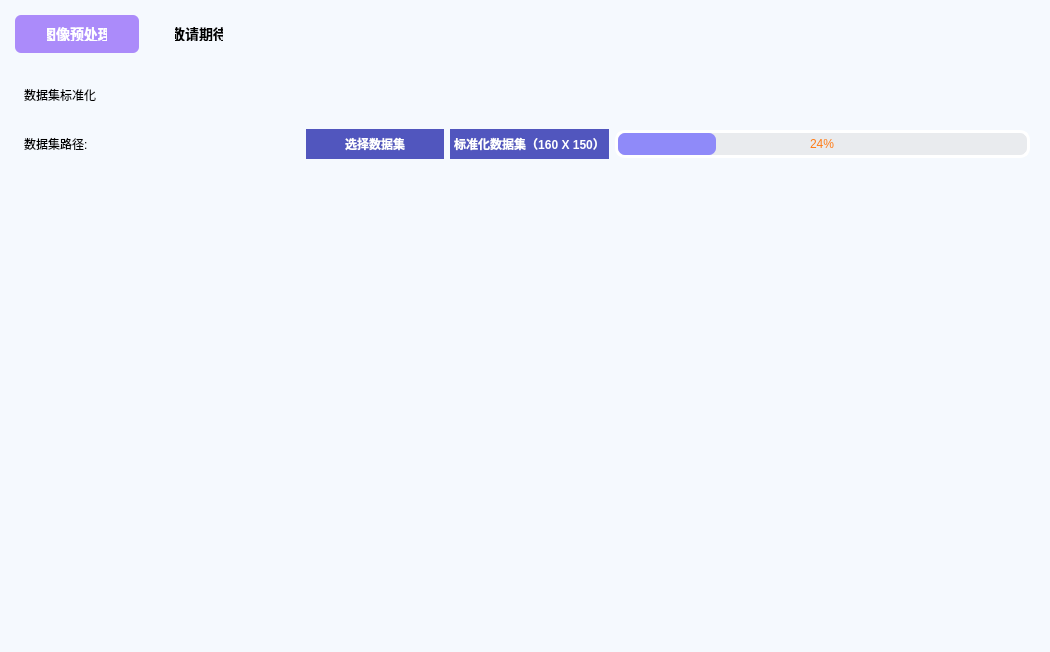
<?xml version="1.0" encoding="UTF-8"?>
<ui version="4.0">
 <class>AdditionFunctionWidget</class>
 <widget class="QWidget" name="AdditionFunctionWidget">
  <property name="geometry">
   <rect>
    <x>0</x>
    <y>0</y>
    <width>1050</width>
    <height>652</height>
   </rect>
  </property>
  <property name="windowTitle">
   <string>Form</string>
  </property>
  <property name="styleSheet">
   <string notr="true">background-color: rgb(245, 249, 254);</string>
  </property>
  <layout class="QVBoxLayout" name="verticalLayout">
   <item>
    <widget class="QTabWidget" name="tabWidget">
     <property name="styleSheet">
      <string notr="true">QTabWidget::pane{
left: 4px;
}
QTabBar::tab{
	left: 4px;
	font-size:14px;
	font-weight:bold;
	background-color: transparent;
	padding:12px 32px;
	border:none;
	border-radius: 6px;
	margin-right: 4px;
	margin-bottom:4px;
	margin-top:4px;
	
}
QTabBar::tab:hover{
	color:#475569;
}
QTabBar::tab:selected{
	background-color:#ab8bfa;
	color: #fff;
	
}</string>
     </property>
     <property name="currentIndex">
      <number>0</number>
     </property>
     <widget class="QWidget" name="tabWidget_Data">
      <attribute name="title">
       <string>图像预处理</string>
      </attribute>
      <layout class="QHBoxLayout" name="horizontalLayout_2">
       <item>
        <layout class="QVBoxLayout" name="verticalLayout_3" stretch="1,5">
         <item>
          <layout class="QVBoxLayout" name="verticalLayout_2" stretch="1,2">
           <item>
            <widget class="QLabel" name="label">
             <property name="text">
              <string>数据集标准化</string>
             </property>
            </widget>
           </item>
           <item>
            <layout class="QHBoxLayout" name="horizontalLayout" stretch="2,1,1,3">
             <item>
              <widget class="QLabel" name="importDatasetPathLabel">
               <property name="text">
                <string>数据集路径:</string>
               </property>
              </widget>
             </item>
             <item>
              <widget class="QPushButton" name="selectDatasetButton">
               <property name="styleSheet">
                <string notr="true">QPushButton{
border:none;
height:30px;
background-color: #5156be;
font-weight: bold;
color: #fff;
padding: 0 4px;
}
QPushButton:hover{
background-color: #4549a2;
}</string>
               </property>
               <property name="text">
                <string>选择数据集</string>
               </property>
              </widget>
             </item>
             <item>
              <widget class="QPushButton" name="resizeDatasetButton">
               <property name="styleSheet">
                <string notr="true">QPushButton{
border:none;
height:30px;
background-color: #5156be;
font-weight: bold;
color: #fff;
padding: 0 4px;
}
QPushButton:hover{
background-color: #4549a2;
}</string>
               </property>
               <property name="text">
                <string>标准化数据集（160 X 150）</string>
               </property>
              </widget>
             </item>
             <item>
              <widget class="QProgressBar" name="sendImageProgressBar">
               <property name="styleSheet">
                <string notr="true">QProgressBar{ 
font: 700 8pt &quot;Microsoft YaHei UI&quot;;
color: #ff7b15; 
text-align:center; 
border:3px solid rgb(255, 255, 255);
border-radius: 10px; 
background-color: rgba(215, 215, 215,100);
} 

QProgressBar:chunk{ 
border-radius:0px; 
background: rgba(119, 111, 252, 200);
border-radius: 7px;
}</string>
               </property>
               <property name="value">
                <number>24</number>
               </property>
              </widget>
             </item>
            </layout>
           </item>
          </layout>
         </item>
         <item>
          <widget class="QLabel" name="label_2">
           <property name="text">
            <string/>
           </property>
          </widget>
         </item>
        </layout>
       </item>
      </layout>
     </widget>
     <widget class="QWidget" name="tab_2">
      <attribute name="title">
       <string>敬请期待</string>
      </attribute>
     </widget>
    </widget>
   </item>
  </layout>
 </widget>
 <resources/>
 <connections/>
</ui>
